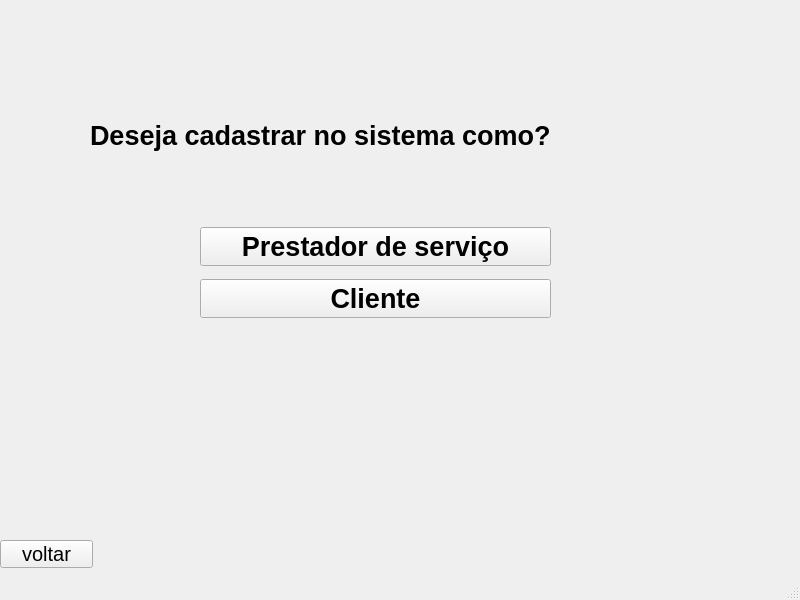
<?xml version="1.0" encoding="UTF-8"?>
<ui version="4.0">
 <class>MainWindow</class>
 <widget class="QMainWindow" name="MainWindow">
  <property name="geometry">
   <rect>
    <x>0</x>
    <y>0</y>
    <width>800</width>
    <height>600</height>
   </rect>
  </property>
  <property name="windowTitle">
   <string>MainWindow</string>
  </property>
  <widget class="QWidget" name="centralwidget">
   <widget class="QLabel" name="label">
    <property name="geometry">
     <rect>
      <x>90</x>
      <y>90</y>
      <width>601</width>
      <height>91</height>
     </rect>
    </property>
    <property name="font">
     <font>
      <pointsize>20</pointsize>
      <weight>75</weight>
      <bold>true</bold>
     </font>
    </property>
    <property name="text">
     <string>Deseja cadastrar no sistema como?</string>
    </property>
   </widget>
   <widget class="QPushButton" name="voltar_escolha">
    <property name="geometry">
     <rect>
      <x>0</x>
      <y>540</y>
      <width>93</width>
      <height>28</height>
     </rect>
    </property>
    <property name="font">
     <font>
      <pointsize>15</pointsize>
     </font>
    </property>
    <property name="text">
     <string>voltar</string>
    </property>
   </widget>
   <widget class="QWidget" name="">
    <property name="geometry">
     <rect>
      <x>200</x>
      <y>220</y>
      <width>351</width>
      <height>107</height>
     </rect>
    </property>
    <layout class="QVBoxLayout" name="verticalLayout">
     <item>
      <widget class="QPushButton" name="prestador_de_servicos">
       <property name="font">
        <font>
         <pointsize>20</pointsize>
         <weight>75</weight>
         <bold>true</bold>
        </font>
       </property>
       <property name="text">
        <string>Prestador de serviço</string>
       </property>
      </widget>
     </item>
     <item>
      <widget class="QPushButton" name="cliente_escolha">
       <property name="font">
        <font>
         <pointsize>20</pointsize>
         <weight>75</weight>
         <bold>true</bold>
        </font>
       </property>
       <property name="text">
        <string>Cliente</string>
       </property>
      </widget>
     </item>
    </layout>
   </widget>
  </widget>
  <widget class="QMenuBar" name="menubar">
   <property name="geometry">
    <rect>
     <x>0</x>
     <y>0</y>
     <width>800</width>
     <height>26</height>
    </rect>
   </property>
  </widget>
  <widget class="QStatusBar" name="statusbar"/>
 </widget>
 <resources/>
 <connections/>
</ui>
